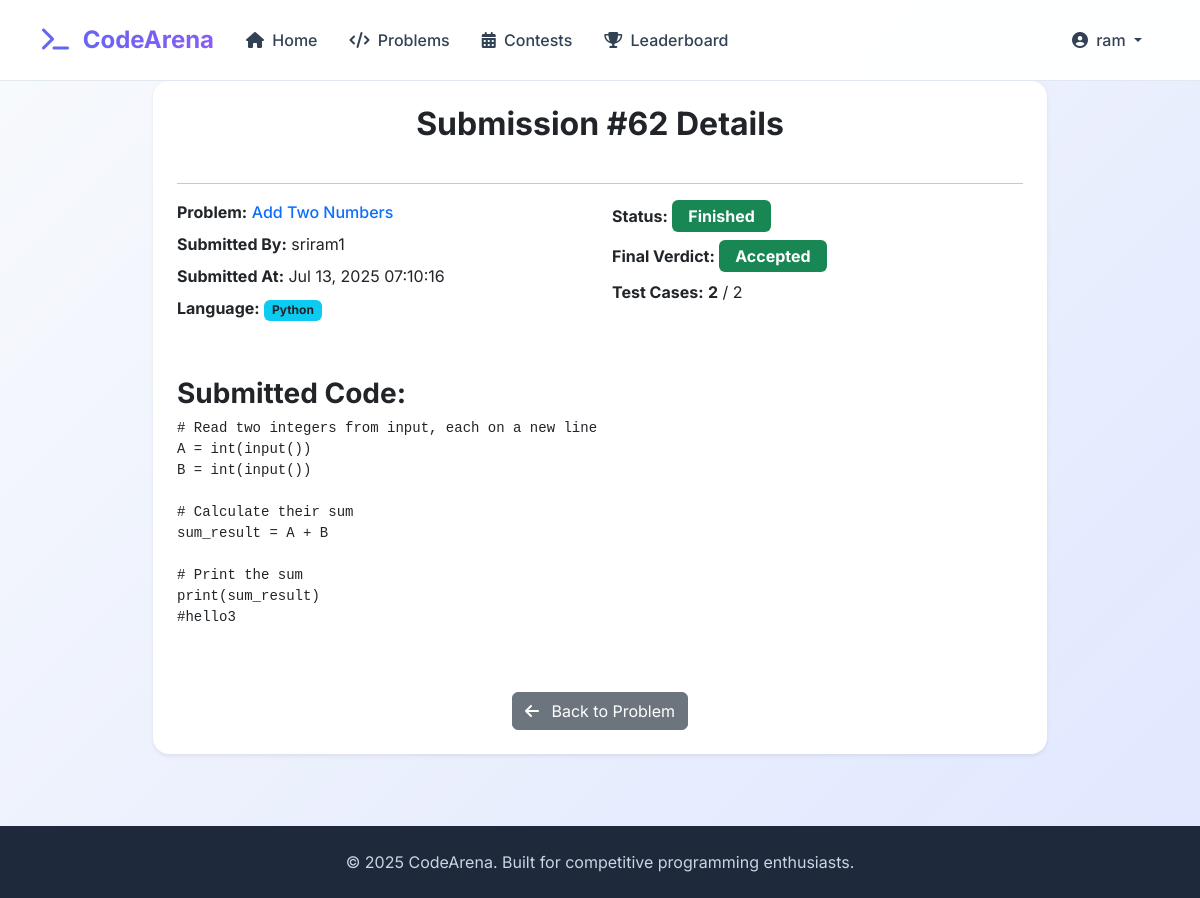
The page /submissions/62/ (signed in) on the database its author committed.
### users/models.py (models this page shows, shortened)
class CustomUser(AbstractUser):
    ROLE_CHOICES = (
        ('student' , 'Student'),
        ('problem_setter' , 'Problem Setter'),
        ('admin' , 'Admin')
    )
    role = models.CharField(max_length=20,choices=ROLE_CHOICES,default='student')

### submissions/models.py (models this page shows, shortened)
class Submission(models.Model):
    user = models.ForeignKey(
        CustomUser,
        on_delete=models.CASCADE,
        related_name='submissions',
        help_text="The user who made this submission."
    )
    problem = models.ForeignKey(
        Problem,
        on_delete=models.CASCADE,
        related_name='submissions',
        help_text="The problem this submission is for."
    )
    code = models.TextField(help_text="The submitted code.")
    language = models.CharField(max_length=50, help_text="Programming language used (e.g., 'python', 'cpp', 'java').")
    status_choices = (
        ('pending', 'Pending'),
        ('processing', 'Processing'),
        ('finished', 'Finished'),
    )
    status = models.CharField(
        max_length=20,
        choices=status_choices,
        default='pending',
        help_text="Current status of the submission evaluation."
    )
    final_verdict_choices = (
        ('accepted', 'Accepted'),
        ('wrong_answer', 'Wrong Answer'),
        ('time_limit_exceeded', 'Time Limit Exceeded'),
        ('memory_limit_exceeded', 'Memory Limit Exceeded'),
        ('runtime_error', 'Runtime Error'),
        ('compilation_error', 'Compilation Error'),
        ('pending', 'Pending Evaluation'), # Should match status_choices 'pending'
    )
    final_verdict = models.CharField(
        max_length=50,
        choices=final_verdict_choices,
        default='pending',
        help_text="Final verdict of the submission."
    )
    passed_test_cases = models.IntegerField(
        default=0,
        blank=True,
        null=True,
        help_text="Number of test cases passed."
    )
    total_test_cases = models.IntegerField(
        default=0,
        blank=True,
        null=True,
        help_text="Total number of test cases for the problem."
    )
    error_message = models.TextField(
        blank=True,
        null=True,
        help_text="Error message if compilation or runtime error occurred."
    )
    submitted_at = models.DateTimeField(auto_now_add=True)
    execution_time = models.FloatField(
        blank=True,
        null=True,
        help_text="Execution time in seconds."
    )
    memory_used = models.FloatField(
        blank=True,
        null=True,
        help_text="Memory used in KB or MB."
    )
    class Meta:
        verbose_name = "Submission"
        verbose_name_plural = "Submissions"
        ordering = ['-submitted_at'] # Order by most recent submission

### problems/models.py (models this page shows, shortened)
class Problem(models.Model):
    name = models.CharField(max_length=255, unique=True,help_text="Name of the problem")
    statement = models.TextField(help_text="Full problem description")
    difficulty_choices = (
        ('easy','Easy'),
        ('medium' ,'Medium'),
        ('hard', 'Hard'),
    )
    difficulty = models.CharField(
        max_length=10,
        choices=difficulty_choices,
        default='easy',
        help_text="Difficulty level of the problem"
    )
    created_at = models.DateTimeField(auto_now_add=True)
    created_by = models.ForeignKey(
        CustomUser,
        on_delete=models.SET_NULL,
        null=True,
        blank=True,
        related_name='created_problems',
        help_text="User who created this problem"
    )
    class Meta:
        verbose_name = "Problems"
        verbose_name_plural = "Problems"
        ordering = ['name']

### submissions/views.py (the view)
# urls.py: path('<int:submission_id>/', views.submission_detail_view, name='detail'), # New URL for submission detail
@login_required
def submission_detail_view(request,submission_id):
    submission = get_object_or_404(Submission,id = submission_id)
    if request.user != submission.user and \
        not request.user.is_staff and \
            request.user.role not in ['problem_setter','admin']:
        messages.error(request,"You are not authorized to view this submission.")
        return redirect('home')
    context = {
        'submission': submission,
    }
    return render(request,'submissions/submission_detail.html',context)

### templates/submissions/submission_detail.html (shortened to what this page needs)
{% extends 'base.html' %}
{% block content %}
    <div class="row justify-content-center">
        <div class="col-lg-10 col-xl-9">
            <div class="card p-4 shadow-sm mb-4 animate__animated animate__fadeIn">
                <h2 class="card-title text-center mb-4 fw-bold">Submission #{{ submission.id }} Details</h2>
                <hr>
                <div class="row mb-4">
                    <div class="col-md-6">
                        <p class="mb-2"><strong>Problem:</strong> <a href="{% url 'problems:detail' submission.problem.id %}" class="text-primary text-decoration-none fw-medium">{{ submission.problem.name }}</a></p>
                        <p class="mb-2"><strong>Submitted By:</strong> {{ submission.user.username }}</p>
                        <p class="mb-2"><strong>Submitted At:</strong> {{ submission.submitted_at|date:"M d, Y H:i:s" }}</p>
                        <p class="mb-2"><strong>Language:</strong> <span class="badge bg-info text-dark">{{ submission.language|capfirst }}</span></p>
                    </div>
                    <div class="col-md-6">
                        <p class="mb-2"><strong>Status:</strong>
                            <span class="badge {% if submission.status == 'finished' %}bg-success{% else %}bg-info{% endif %} fs-6 px-3 py-2">
                                {{ submission.status|capfirst }}
                            </span>
                        </p>
                        <p class="mb-2"><strong>Final Verdict:</strong>
                            <span class="badge {% if submission.final_verdict == 'accepted' %}bg-success{% elif submission.final_verdict == 'wrong_answer' or submission.final_verdict == 'runtime_error' or submission.final_verdict == 'compilation_error' %}bg-danger{% elif submission.final_verdict == 'time_limit_exceeded' or submission.final_verdict == 'memory_limit_exceeded' %}bg-warning text-dark{% else %}bg-secondary{% endif %} fs-6 px-3 py-2">
                                {{ submission.get_final_verdict_display }}
                            </span>
                        </p>
                        {% if submission.total_test_cases %}
                            <p class="mb-2"><strong>Test Cases:</strong> <span class="fw-bold">{{ submission.passed_test_cases|default:0 }}</span> / {{ submission.total_test_cases }}</p>
                        {% endif %}
                    </div>
                </div>
                <h3 class="mt-4 fw-bold">Submitted Code:</h3>
                <div class="code-display-block mb-4">
                    <pre><code class="language-{{ submission.language }}">{{ submission.code }}</code></pre>
                </div>
                <div class="text-center mt-4">
                    <a href="{% url 'problems:detail' submission.problem.id %}" class="btn btn-secondary rounded-md">
                        <i class="fas fa-arrow-left me-2"></i> Back to Problem
                    </a>
                </div>
            </div>
        </div>
    </div>
{% endblock %}

### templates/base.html (shortened to what this page needs)
<!DOCTYPE html>
<html lang="en">
<head>
    <link href="https://cdn.jsdelivr.net/npm/bootstrap@5.3.3/dist/css/bootstrap.min.css" rel="stylesheet">
    <link rel="stylesheet" href="https://cdnjs.cloudflare.com/ajax/libs/font-awesome/6.5.2/css/all.min.css" />
</head>
<body class="d-flex flex-column min-vh-100">
    <nav class="navbar navbar-expand-lg sticky-top">
        <div class="container">
            <a class="navbar-brand" href="{% url 'home' %}">
                <i class="fas fa-terminal me-2"></i>
                <span class="text-gradient">CodeArena</span>
            </a>
            <div class="collapse navbar-collapse" id="navbarNav">
                <ul class="navbar-nav me-auto">
                    <li class="nav-item">
                        <a class="nav-link" href="{% url 'home' %}">
                            <i class="fas fa-home me-1"></i> Home
                        </a>
                    </li>
                    <li class="nav-item">
                        <a class="nav-link" href="{% url 'problems:list' %}">
                            <i class="fas fa-code me-1"></i> Problems
                        </a>
                    </li>
                    <li class="nav-item">
                        <a class="nav-link" href="{% url 'contests:list' %}">
                            <i class="fas fa-calendar-alt me-1"></i> Contests
                        </a>
                    </li>
                    <li class="nav-item">
                        <a class="nav-link" href="{% url 'leaderboard:main' %}">
                            <i class="fas fa-trophy me-1"></i> Leaderboard
                        </a>
                    </li>
                </ul>
                <ul class="navbar-nav">
                    {% if user.is_authenticated %}
                        <li class="nav-item dropdown">
                            <a class="nav-link dropdown-toggle" href="#" id="navbarDropdown" role="button" data-bs-toggle="dropdown" aria-expanded="false">
                                <i class="fas fa-user-circle me-1"></i> {{ user.username }}
                            </a>
                        </li>
                    {% endif %}
                </ul>
            </div>
        </div>
    </nav>
    <main class="flex-grow-1">
        {% block content %}{% endblock %}
    </main>
    <footer class="footer py-4 mt-5">
        <div class="container text-center">
            <span>&copy; {% now "Y" %} CodeArena. Built for competitive programming enthusiasts.</span>
        </div>
    </footer>
</body>
</html>

### templates/base.html (style rules this page uses)
:root { --primary-color: #6366f1; --primary-dark: #4f46e5; --secondary-color: #8b5cf6; --success-color: #10b981; --warning-color: #f59e0b; --danger-color: #ef4444; --gray-50: #f8fafc; --gray-100: #f1f5f9; --gray-200: #e2e8f0; --gray-300: #cbd5e1; --gray-600: #475569; --gray-700: #334155; --gray-800: #1e293b; --gray-900: #0f172a; }
body { font-family: 'Inter', sans-serif; background: linear-gradient(135deg, var(--gray-50) 0%, #e0e7ff 100%); min-height: 100vh; color: var(--gray-800); }
.navbar { background: rgba(255, 255, 255, 0.95) !important; backdrop-filter: blur(10px); border-bottom: 1px solid var(--gray-200); padding: 1rem 0; }
.navbar-brand { font-weight: 700; font-size: 1.5rem; color: var(--primary-color) !important; }
.nav-link { font-weight: 500; color: var(--gray-700) !important; padding: 0.75rem 1rem !important; transition: all 0.3s ease; }
.card { border: none; border-radius: 1rem; box-shadow: 0 4px 25px rgba(0, 0, 0, 0.05); transition: all 0.3s ease; }
.footer { background: var(--gray-800) !important; color: var(--gray-300) !important; margin-top: auto; }
.text-gradient { background: linear-gradient(135deg, var(--primary-color) 0%, var(--secondary-color) 100%); -webkit-background-clip: text; -webkit-text-fill-color: transparent; background-clip: text; }

### rows shown on the page
CustomUser: username "ram"
Submission: id "62", problem.name "Add Two Numbers", user.username "sriram1", submitted_at "Jul 13, 2025 07:10:16", language "Python", status "Finished", final_verdict "Accepted", passed_test_cases "2", total_test_cases "2", code "# Read two integers from input, each on a new line A = int(input()) B = int(input()) # Calculate their sum sum_result = A + B # Print the sum print(sum_result) #hello3"
